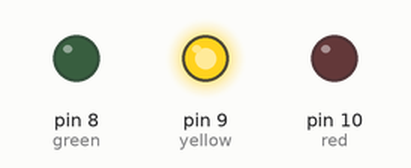
Recording of a sketch running on a simulated Arduino Uno, built with avr-gcc and run on an emulated ATmega328P. Shown: output pins drawn as LEDs (lit = HIGH).

Above: at 1.5 s.
At 5.5 s:
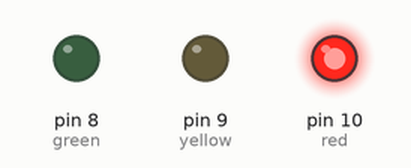
At 9.5 s:
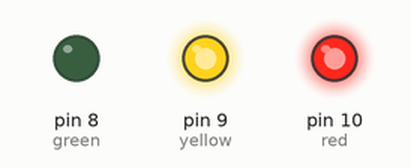
At 13.5 s:
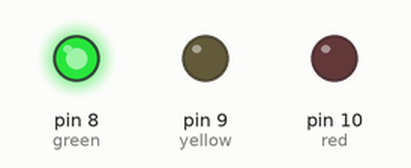
Timing chart, 0 to 20.8 s (numbered marks = the images above):
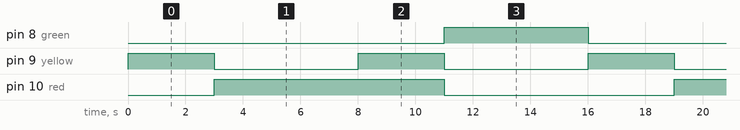

The sketch:

TrafficLight.ino
```cpp
int red = 10;
int yellow = 9;
int green = 8;


void setup() {
  pinMode(red, OUTPUT);
  pinMode(yellow, OUTPUT);
  pinMode(green, OUTPUT);

}

void loop() {
  changeLights();
 }

void changeLights(){
    go_yellow();
    go_red();
    go_yellow_red();
    go_green();
}


// turn off red and yellow, then turn on green for 5 seconds
void go_green(){
  	digitalWrite(yellow, LOW);
    digitalWrite(red, LOW);
    digitalWrite(green, HIGH);
    delay(5000);
}


// turn off yellow, then turn red on for 5 seconds
void go_red(){
  	digitalWrite(yellow, LOW);
    digitalWrite(red, HIGH);
    delay(5000);
}


// green off, yellow on for 3 seconds
void go_yellow(){
  	digitalWrite(green, LOW);
    digitalWrite(yellow, HIGH);
    delay(3000);
}


// red and yellow on for 3 seconds (red is already on though)
void go_yellow_red(){
	digitalWrite(yellow, HIGH);
    delay(3000);
}
```

Measured:
- by itself, pin 8 (green): alternates HIGH for 5.0 s and LOW for 11.0 s
- by itself, pin 9 (yellow): alternates HIGH for 3.0 s and LOW for 5.0 s
- by itself, pin 10 (red): alternates HIGH for 8.0 s and LOW for 8.0 s
